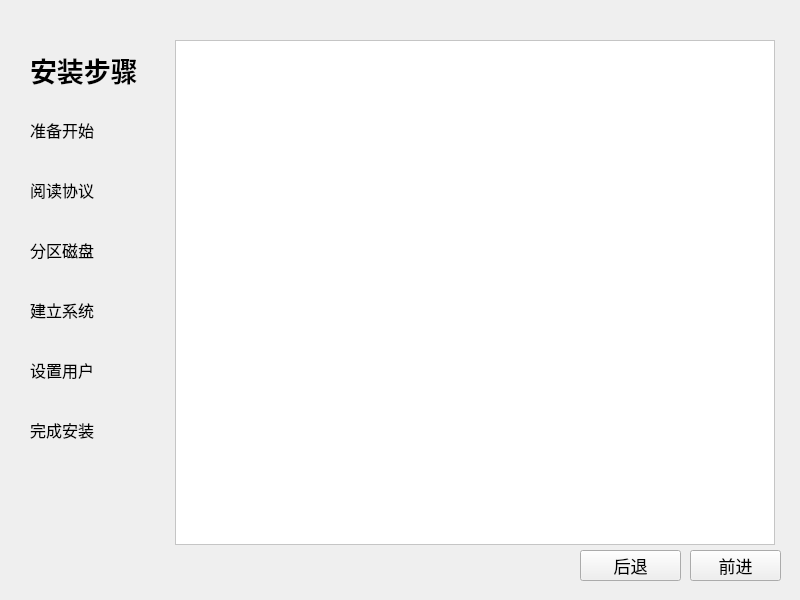
<?xml version="1.0" encoding="UTF-8"?>
<ui version="4.0">
 <class>AOSC_Installer_MainWindow</class>
 <widget class="QMainWindow" name="AOSC_Installer_MainWindow">
  <property name="geometry">
   <rect>
    <x>0</x>
    <y>0</y>
    <width>800</width>
    <height>600</height>
   </rect>
  </property>
  <property name="sizePolicy">
   <sizepolicy hsizetype="Expanding" vsizetype="Expanding">
    <horstretch>0</horstretch>
    <verstretch>0</verstretch>
   </sizepolicy>
  </property>
  <property name="minimumSize">
   <size>
    <width>800</width>
    <height>600</height>
   </size>
  </property>
  <property name="maximumSize">
   <size>
    <width>800</width>
    <height>600</height>
   </size>
  </property>
  <property name="windowTitle">
   <string>AOSC_Installer_MainWindow</string>
  </property>
  <property name="whatsThis">
   <string extracomment="安同系统安装器"/>
  </property>
  <widget class="QWidget" name="centralWidget">
   <property name="styleSheet">
    <string notr="true"/>
   </property>
   <widget class="QLabel" name="GetStartLabel">
    <property name="geometry">
     <rect>
      <x>30</x>
      <y>120</y>
      <width>80</width>
      <height>20</height>
     </rect>
    </property>
    <property name="font">
     <font>
      <pointsize>12</pointsize>
     </font>
    </property>
    <property name="text">
     <string>准备开始</string>
    </property>
   </widget>
   <widget class="QLabel" name="ReadingLabel">
    <property name="geometry">
     <rect>
      <x>30</x>
      <y>180</y>
      <width>80</width>
      <height>20</height>
     </rect>
    </property>
    <property name="font">
     <font>
      <pointsize>12</pointsize>
     </font>
    </property>
    <property name="text">
     <string>阅读协议</string>
    </property>
   </widget>
   <widget class="QLabel" name="PartedLabel">
    <property name="geometry">
     <rect>
      <x>30</x>
      <y>240</y>
      <width>80</width>
      <height>20</height>
     </rect>
    </property>
    <property name="font">
     <font>
      <pointsize>12</pointsize>
     </font>
    </property>
    <property name="text">
     <string>分区磁盘</string>
    </property>
   </widget>
   <widget class="QLabel" name="InstallSystemLabel">
    <property name="geometry">
     <rect>
      <x>30</x>
      <y>300</y>
      <width>80</width>
      <height>20</height>
     </rect>
    </property>
    <property name="font">
     <font>
      <pointsize>12</pointsize>
     </font>
    </property>
    <property name="text">
     <string>建立系统</string>
    </property>
   </widget>
   <widget class="QLabel" name="SetUserLabel">
    <property name="geometry">
     <rect>
      <x>30</x>
      <y>360</y>
      <width>80</width>
      <height>20</height>
     </rect>
    </property>
    <property name="font">
     <font>
      <pointsize>12</pointsize>
     </font>
    </property>
    <property name="text">
     <string>设置用户</string>
    </property>
   </widget>
   <widget class="QLabel" name="AllDoneLabel">
    <property name="geometry">
     <rect>
      <x>30</x>
      <y>420</y>
      <width>80</width>
      <height>20</height>
     </rect>
    </property>
    <property name="font">
     <font>
      <pointsize>12</pointsize>
     </font>
    </property>
    <property name="text">
     <string>完成安装</string>
    </property>
   </widget>
   <widget class="QLabel" name="label">
    <property name="geometry">
     <rect>
      <x>30</x>
      <y>50</y>
      <width>120</width>
      <height>40</height>
     </rect>
    </property>
    <property name="minimumSize">
     <size>
      <width>0</width>
      <height>0</height>
     </size>
    </property>
    <property name="font">
     <font>
      <pointsize>20</pointsize>
      <weight>75</weight>
      <bold>true</bold>
     </font>
    </property>
    <property name="text">
     <string>安装步骤</string>
    </property>
   </widget>
   <widget class="QPushButton" name="PervStepButton">
    <property name="geometry">
     <rect>
      <x>580</x>
      <y>550</y>
      <width>101</width>
      <height>31</height>
     </rect>
    </property>
    <property name="font">
     <font>
      <pointsize>13</pointsize>
     </font>
    </property>
    <property name="text">
     <string>后退</string>
    </property>
   </widget>
   <widget class="QPushButton" name="NextStepButton">
    <property name="geometry">
     <rect>
      <x>690</x>
      <y>550</y>
      <width>91</width>
      <height>31</height>
     </rect>
    </property>
    <property name="font">
     <font>
      <pointsize>13</pointsize>
     </font>
    </property>
    <property name="text">
     <string>前进</string>
    </property>
   </widget>
   <widget class="QFrame" name="CenterProcess">
    <property name="geometry">
     <rect>
      <x>175</x>
      <y>40</y>
      <width>600</width>
      <height>505</height>
     </rect>
    </property>
    <property name="styleSheet">
     <string notr="true">background-color: rgb(255, 255, 255);</string>
    </property>
    <property name="frameShape">
     <enum>QFrame::StyledPanel</enum>
    </property>
    <property name="frameShadow">
     <enum>QFrame::Raised</enum>
    </property>
   </widget>
  </widget>
  <widget class="QMenuBar" name="menuBar">
   <property name="geometry">
    <rect>
     <x>0</x>
     <y>0</y>
     <width>800</width>
     <height>19</height>
    </rect>
   </property>
  </widget>
 </widget>
 <layoutdefault spacing="6" margin="11"/>
 <resources/>
 <connections/>
</ui>
